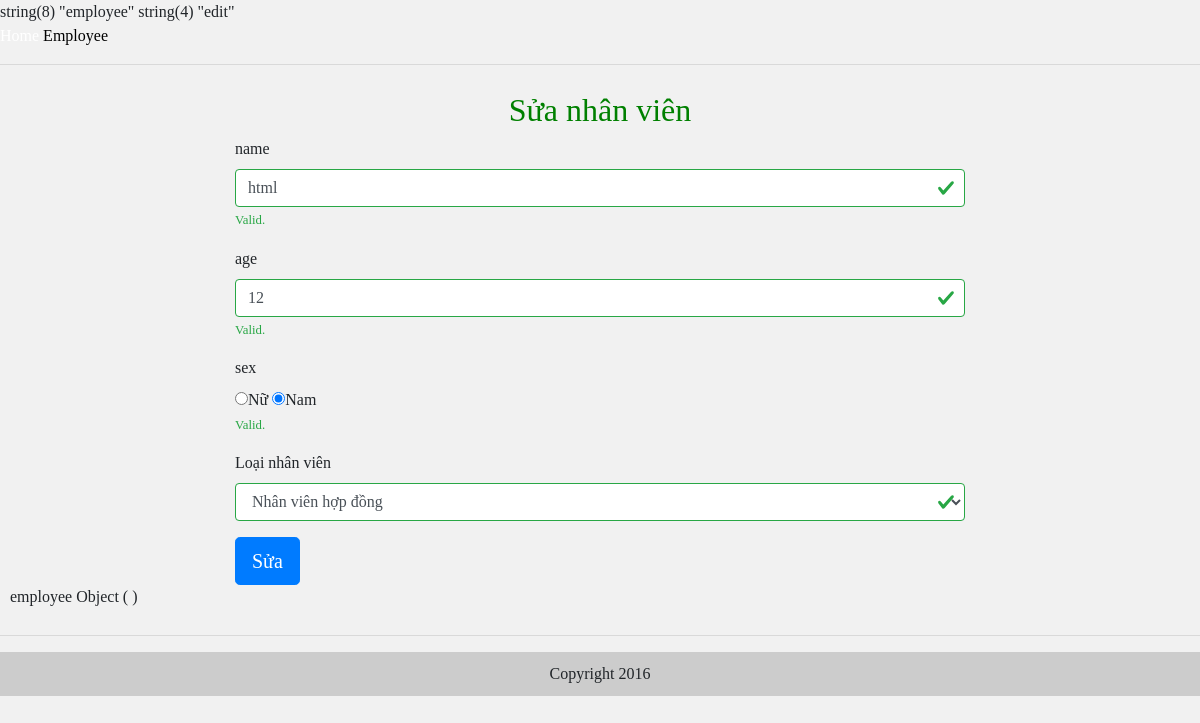
/index?controller=employee&action=edit&id=1, run on the app's committed database.
### tables this page shows
CREATE TABLE IF NOT EXISTS `employee` (
  `id` int(11) NOT NULL AUTO_INCREMENT,
  `name` varchar(30) NOT NULL,
  `age` int(2) NOT NULL,
  `sex` tinyint(1) NOT NULL,
  `employee_type` int(2) NOT NULL,
  PRIMARY KEY (`id`)
);

### Controllers/employee.php (called while the page is built, shortened)
<?php
class employee
{
	public function edit(){
		$id=$_GET['id'];
		$getmd = new employeeModel;
		$get_em_id = $getmd->getById($id);
		require_once 'Views/employee/edit.php';
	}
}
?>

### Views/route.php (called while the page is built, shortened)
<?php
require_once 'Models/model.php';
switch ($controller) {
	case 'employee':
	$controller=new employee();
	require_once "Models/employeeModel.php";
	break;
}
$controller->{$action}();
print_r($controller);
?>

### index.php (called while the page is built, shortened)
<?php
if(isset($_GET['controller'],$_GET['action'])){
	$controller=$_GET['controller'];
	$action=$_GET['action'];
}else{
	$controller='home';
	$action='isHome';
}
var_dump($controller,$action);
require_once "Views/layout.php";
?>

### Models/model.php (called while the page is built, shortened)
<?php
class model
{
	public function getId($id){
		$db=Database::connect();
		$sql="SELECT * FROM employee WHERE id=:id";
		$query =$db->prepare($sql);
		$query ->bindParam(':id',$id);
		$query->execute();
		$get=$query->fetch(PDO::FETCH_ASSOC);
		return $get;
	}
}
?>

### Models/employeeModel.php (called while the page is built, shortened)
<?php
class employeeModel extends model
{
	public function getById($id){
		return parent::getId($id);
	}
	}
	?>

### Views/employee/edit.php (the view, shortened to what this page needs)
<div class="container">
  <h2 class="text-center" style="color: green;">Sửa nhân viên</h2>
  <div class="row">
    <div class="col-sm-8 offset-sm-2">
      <form action="" class="was-validated" method="post">
        <div class="form-group">
          <label for="uname">name</label>
          <input type="text" class="form-control" id="name" placeholder="Enter username" name="name" required value="<?php echo $get_em_id['name'];?>" >
          <div class="valid-feedback">Valid.</div>
        </div>
        <div class="form-group">
          <label for="pwd">age</label>
          <input type="number" class="form-control" id="pwd" placeholder="Enter age" name="age" required  value="<?php echo $get_em_id['age'];?>">
          <div class="valid-feedback">Valid.</div>
        </div>
        <div class="form-group">
          <label for="pwd">sex</label>
          <br>
          <input type="radio" name="sex" value="1" <?php if ($get_em_id['sex']=="1")  echo "checked";?> >Nữ
          <input type="radio" name="sex" value="2" <?php if ( $get_em_id['sex']=="2") echo "checked";?> >Nam
          <div class="valid-feedback">Valid.</div>
        </div>
        <div class="form-group">
          <label for="sel1">Loại nhân viên</label>
          <select class="form-control" id="sel1" name="employee_type">
            <option value="0" <?php if($get_em_id['employee_type']=='0')echo 'selected';   ?> >
              Nhân viên hợp đồng
            </option>
          </select>
        </div>
        <button type="submit" name="submit" class="btn btn-lg btn-primary">Sửa</button>
      </div>
    </div>
</div>
</body>
</html>

### Public/css/custom.css (style rules this page uses)
* { margin:0; padding:0; box-sizing: border-box; transition: .4s; }
body { background: #f1f1f1; font-family: Tahoma; }

### data on the page
employee: name "html", age "12", sex "☑", employee_type "Nhân viên hợp đồng"
